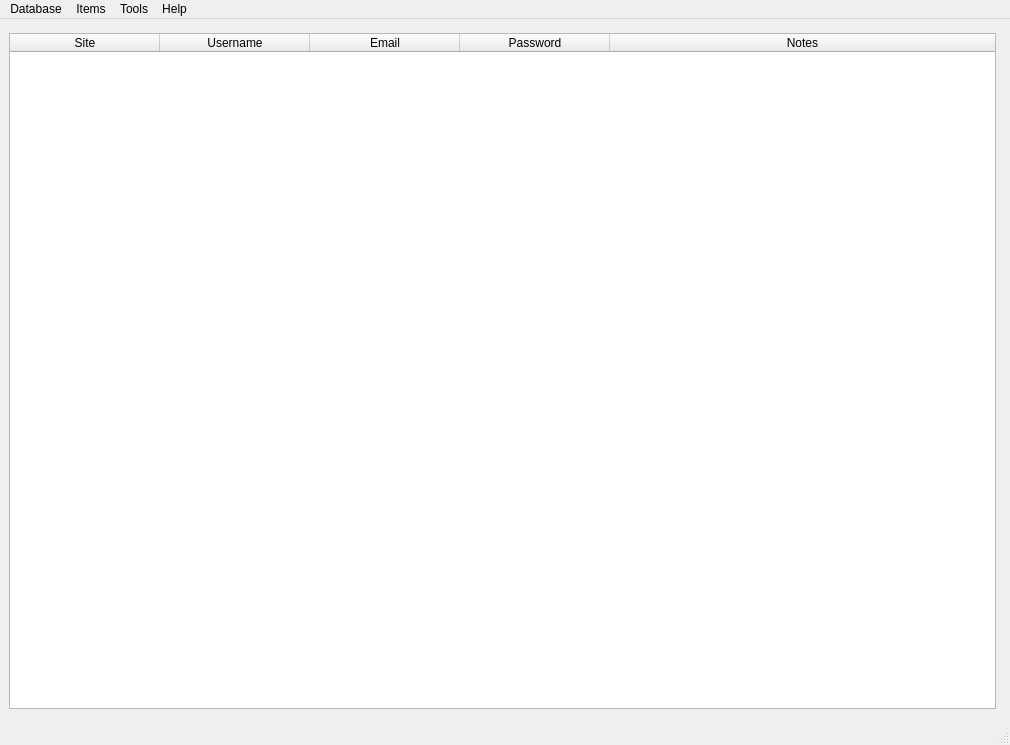
<?xml version="1.0" encoding="UTF-8"?>
<ui version="4.0">
 <class>MainWindow</class>
 <widget class="QMainWindow" name="MainWindow">
  <property name="windowModality">
   <enum>Qt::NonModal</enum>
  </property>
  <property name="geometry">
   <rect>
    <x>0</x>
    <y>0</y>
    <width>1010</width>
    <height>745</height>
   </rect>
  </property>
  <property name="windowTitle">
   <string>PastWord</string>
  </property>
  <property name="toolButtonStyle">
   <enum>Qt::ToolButtonTextOnly</enum>
  </property>
  <property name="tabShape">
   <enum>QTabWidget::Rounded</enum>
  </property>
  <widget class="QWidget" name="centralwidget">
   <layout class="QHBoxLayout" name="horizontalLayout_2">
    <item>
     <layout class="QHBoxLayout" name="horizontalLayout">
      <property name="sizeConstraint">
       <enum>QLayout::SetNoConstraint</enum>
      </property>
      <property name="leftMargin">
       <number>0</number>
      </property>
      <property name="topMargin">
       <number>5</number>
      </property>
      <property name="rightMargin">
       <number>5</number>
      </property>
      <property name="bottomMargin">
       <number>5</number>
      </property>
      <item>
       <widget class="QTableWidget" name="loginTable">
        <property name="minimumSize">
         <size>
          <width>505</width>
          <height>0</height>
         </size>
        </property>
        <property name="frameShadow">
         <enum>QFrame::Raised</enum>
        </property>
        <property name="verticalScrollBarPolicy">
         <enum>Qt::ScrollBarAsNeeded</enum>
        </property>
        <property name="horizontalScrollBarPolicy">
         <enum>Qt::ScrollBarAsNeeded</enum>
        </property>
        <property name="editTriggers">
         <set>QAbstractItemView::NoEditTriggers</set>
        </property>
        <property name="tabKeyNavigation">
         <bool>false</bool>
        </property>
        <property name="showDropIndicator" stdset="0">
         <bool>false</bool>
        </property>
        <property name="alternatingRowColors">
         <bool>true</bool>
        </property>
        <property name="selectionBehavior">
         <enum>QAbstractItemView::SelectRows</enum>
        </property>
        <property name="gridStyle">
         <enum>Qt::DashDotLine</enum>
        </property>
        <property name="cornerButtonEnabled">
         <bool>false</bool>
        </property>
        <attribute name="horizontalHeaderVisible">
         <bool>true</bool>
        </attribute>
        <attribute name="horizontalHeaderCascadingSectionResizes">
         <bool>false</bool>
        </attribute>
        <attribute name="horizontalHeaderDefaultSectionSize">
         <number>150</number>
        </attribute>
        <attribute name="horizontalHeaderMinimumSectionSize">
         <number>40</number>
        </attribute>
        <attribute name="horizontalHeaderStretchLastSection">
         <bool>true</bool>
        </attribute>
        <attribute name="verticalHeaderVisible">
         <bool>false</bool>
        </attribute>
        <attribute name="verticalHeaderStretchLastSection">
         <bool>false</bool>
        </attribute>
        <column>
         <property name="text">
          <string>Site</string>
         </property>
        </column>
        <column>
         <property name="text">
          <string>Username</string>
         </property>
        </column>
        <column>
         <property name="text">
          <string>Email</string>
         </property>
        </column>
        <column>
         <property name="text">
          <string>Password</string>
         </property>
        </column>
        <column>
         <property name="text">
          <string>Notes</string>
         </property>
        </column>
       </widget>
      </item>
     </layout>
    </item>
   </layout>
  </widget>
  <widget class="QMenuBar" name="menubar">
   <property name="geometry">
    <rect>
     <x>0</x>
     <y>0</y>
     <width>1010</width>
     <height>25</height>
    </rect>
   </property>
   <widget class="QMenu" name="menuFile">
    <property name="title">
     <string>Database</string>
    </property>
    <addaction name="actionOpen"/>
    <addaction name="separator"/>
    <addaction name="actionSave"/>
    <addaction name="actionSave_as"/>
   </widget>
   <widget class="QMenu" name="menuValues">
    <property name="title">
     <string>Items</string>
    </property>
    <addaction name="actionAdd_entry"/>
    <addaction name="actionRemove_entry"/>
    <addaction name="separator"/>
    <addaction name="separator"/>
    <addaction name="actionEdit_entry"/>
   </widget>
   <widget class="QMenu" name="menuHelp">
    <property name="title">
     <string>Help</string>
    </property>
    <addaction name="actionAbout"/>
   </widget>
   <widget class="QMenu" name="menuTools">
    <property name="title">
     <string>Tools</string>
    </property>
    <addaction name="actionPassword_Generator"/>
   </widget>
   <addaction name="menuFile"/>
   <addaction name="menuValues"/>
   <addaction name="menuTools"/>
   <addaction name="menuHelp"/>
  </widget>
  <widget class="QStatusBar" name="statusbar">
   <property name="sizeGripEnabled">
    <bool>true</bool>
   </property>
  </widget>
  <action name="actionOpen">
   <property name="text">
    <string>Open</string>
   </property>
  </action>
  <action name="actionSave">
   <property name="text">
    <string>Save</string>
   </property>
  </action>
  <action name="actionNew">
   <property name="checkable">
    <bool>false</bool>
   </property>
   <property name="text">
    <string>New</string>
   </property>
  </action>
  <action name="actionSave_as">
   <property name="text">
    <string>Save as...</string>
   </property>
  </action>
  <action name="actionAdd_entry">
   <property name="text">
    <string>Add entry</string>
   </property>
  </action>
  <action name="actionRemove_entry">
   <property name="text">
    <string>Remove entry</string>
   </property>
  </action>
  <action name="actionAbout">
   <property name="text">
    <string>About</string>
   </property>
  </action>
  <action name="actionPassword_Generator">
   <property name="text">
    <string>Password Generator</string>
   </property>
  </action>
  <action name="actionEdit_entry">
   <property name="text">
    <string>Edit entry</string>
   </property>
  </action>
 </widget>
 <resources/>
 <connections/>
</ui>
